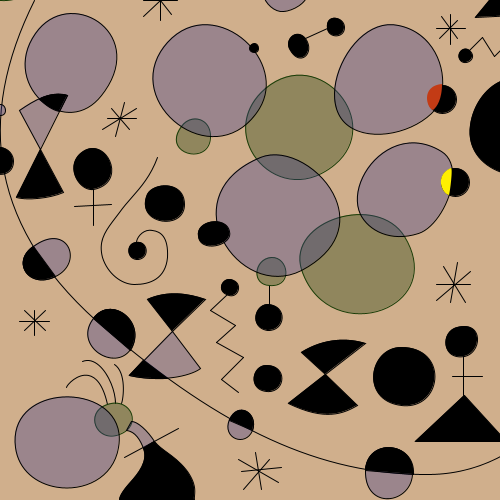
Frame 1 (no input)
Frame 60 (the mouse pressed at the canvas centre just before this capture): identical to frame 1, image omitted
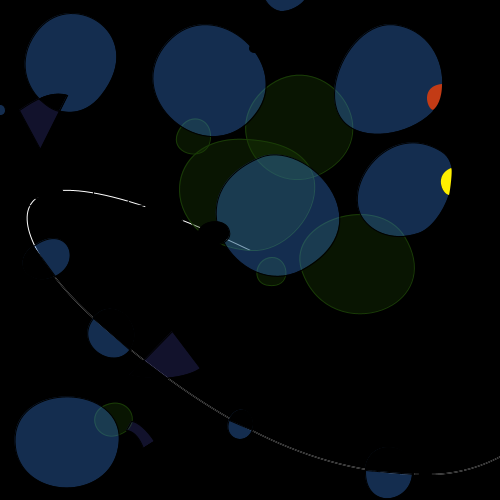
Frame 120 (the mouse held since frame 60 and released just before this capture)

The Processing sketch that drew these frames (run headless with seeded random() and noise(); from frame 60 on, the mouse is pressed at the canvas centre):

// Processing sketch: processing_114479
// ── processing_114479.pde

// Assignment 2: Miro movemove 10/09
// by chen-hsin chang


void setup() {
  size(500, 500);
  background(208, 175, 140);
}

void draw() {
  
if (mousePressed){
background(0);
noFill();
stroke(255);
  beginShape();
  vertex(mouseX, mouseY); // first point
  bezierVertex(-25, 118, -12, 230, 107, 330);
  bezierVertex(221, 427, 319, 475, 429, 474);
  bezierVertex(538, 473, 592, 362, 592, 348);
  endShape();
  
}
else{
background(208, 175, 140);
}
     
  
  // line:stars/cross
  stroke(0);
  line(143, 0, 177, 0);
  line(143, 16, 160, 0);
  line(160, 0, 171, 14);
  line(160, 0, 160, 20);
  line(124, 102, 115, 136);
  line(111, 108, 129, 129);
  line(107, 118, 136, 118);
  line(102, 129, 136, 108);
  line(74-mouseX, 206, 111+mouseX, 204);
  line(93, 189-mouseY, 93, 225+mouseY);
  line(19, 321, 49, 321);
  line(34, 310, 34, 335);
  line(24, 310, 45, 330);
  line(24, 330, 45, 310);
  line(227, 294, 210, 310);
  line(210, 310, 235, 325-mouseX/20);
  line(235, 325-mouseX/20, 216, 342-mouseX/18);
  line(216, 342-mouseX/18, 243, 357-mouseX/15);
  line(243, 357-mouseX/15, 221, 379-mouseX/12);
  line(221, 379-mouseX/12, 238, 392-mouseX/10);
  line(124, 457, 178, 428);
  line(269, 285, 269, 305);
  line(238, 459, 278, 482);
  line(241, 471, 281, 467);
  line(243, 489, 269, 459);
  line(255, 452, 261, 489);
  line(452-mouseX, 376, 482+mouseX, 376);
  line(463, 356-mouseY, 463, 395+mouseY);
  line(443, 266, 465, 302);
  line(436, 284, 470, 284);
  line(436, 300, 470, 271);
  line(457, 262, 450, 302);
  line(469, 50, 482, 37);
  line(482, 37, 494, 56);
  line(494, 56, 500, 50);
  line(441, 16, 457, 38);
  line(436, 28, 465, 28);
  line(439, 38, 457, 20);
  line(450, 14, 450, 44);
  line(305, 38, 327, 28);

  // longest curve
  noFill();
  beginShape();
  vertex(34, 0); // first point
  bezierVertex(-25, 118, -12, 230, 107, 330);
  bezierVertex(221, 427, 319, 475, 429, 474);
  bezierVertex(538, 473, 592, 362, 592, 348);
  endShape();

  // curve
  beginShape();
  vertex(157, 157); // first point
  bezierVertex(147, 184, 131, 195, 119, 212);
  bezierVertex(107, 228, 97, 238, 102, 257);
  bezierVertex(107, 273, 121, 284, 134, 284);
  bezierVertex(150, 284, 165, 278, 167, 257);
  bezierVertex(168, 236, 160, 231, 152, 230);
  bezierVertex(143, 228, 136, 237, 136, 242);
  endShape();

  // three curves
  beginShape();
  vertex(66, 387); // first point
  bezierVertex(67, 382, 96, 354, 107, 404);
  endShape();  

  beginShape();
  vertex(82, 361); // first point
  bezierVertex(99, 354, 115, 384, 115, 403);
  endShape();

  beginShape();
  vertex(114, 364); // first point
  bezierVertex(126, 372, 123, 398, 121, 403);
  endShape();

  //black balls
  fill(0);
  stroke(0);
  beginShape();
  vertex(93, 189); // first point
  bezierVertex(78, 191, 63, 164, 83, 151);
  bezierVertex(106, 136, 128, 182, 93, 189);
  endShape();
  
  float i= mouseX/30;
  beginShape();
  vertex(147, 194+i); // first point
  bezierVertex(153, 182+i, 184, 180+i, 184, 204+i);
  bezierVertex(184, 231+i, 134, 224+i, 147, 194+i);
  endShape();

  float j= mouseX/20;
  beginShape();
  vertex(136, 242+j); // first point
  bezierVertex(147, 240+j, 150, 257+j, 138, 259+j);
  bezierVertex(126, 260+j, 125, 243+j, 136, 242+j);
  endShape();

  beginShape();
  vertex(226, 294+i); // first point
  bezierVertex(215, 289+i, 224, 275+i, 233, 280+i);
  bezierVertex(243, 284+i, 237, 300+i, 226, 294+i);
  endShape();

  beginShape();
  vertex(267, 304); // first point
  bezierVertex(288, 305, 285, 331, 267, 330);
  bezierVertex(249, 327, 254, 305, 267, 304);
  endShape();

  beginShape();
  vertex(266, 365+j); // first point
  bezierVertex(288, 365+j, 285, 393+j, 266, 391+j);
  bezierVertex(247, 389+j, 252, 365+j, 266, 365+j);
  endShape();

  beginShape();
  vertex(401, 347); // first point
  bezierVertex(449, 347, 442, 410, 401, 405);
  bezierVertex(359, 400, 369, 347, 401, 347);
  endShape();

  beginShape();
  vertex(457, 327); // first point
  bezierVertex(483, 320, 482, 352, 464, 356);
  bezierVertex(441, 360, 440, 331, 457, 327);
  endShape();

  beginShape();
  vertex(558, 125); // first point
  bezierVertex(580, 196, 461, 188, 470, 125);
  bezierVertex(476, 80, 533, 47, 558, 125);
  endShape();

  beginShape();
  vertex(469, 50); // first point
  bezierVertex(478, 58, 465, 66, 460, 60);
  bezierVertex(455, 54, 463, 45, 469, 50);
  endShape();

  beginShape();
  vertex(327, 28); // first point
  bezierVertex(325, 13, 344, 16, 344, 27);
  bezierVertex(344, 38, 328, 38, 327, 28);
  endShape();  

  beginShape();
  vertex(305, 38); // first point
  bezierVertex(315, 52, 300, 67, 290, 50);
  bezierVertex(283, 40, 296, 27, 305, 38);
  endShape(); 

  beginShape();
  vertex(13, 161); // first point
  bezierVertex(13, 178, -11, 178, -13, 162);
  bezierVertex(-15, 140, 13, 144, 13, 161);
  endShape();

  //green balls
  fill(25, 60, 6, 90);
  stroke(25, 60, 6);

  ///make green ball the main object moved with mouse
  float oX = 71;
  float oY = 29;
  beginShape();
  vertex(mouseX, mouseY); // first point
  bezierVertex(mouseX-oX-24, mouseY-oY+22, mouseX-oX-22, mouseY-oY-88, mouseX-oX+67, mouseY-oY-82);
  bezierVertex(mouseX-oX+183, mouseY-oY-76, mouseX-oX+128, mouseY-oY+33, mouseX, mouseY);
  endShape(); 



  beginShape();
  vertex(181, 126); // first point
  bezierVertex(190, 113, 210, 117, 210, 136);
  bezierVertex(210, 166, 160, 154, 181, 126);
  endShape(); 

  beginShape();
  vertex(265, 88); // first point
  bezierVertex(322, 40, 395, 134, 321, 173);
  bezierVertex(269, 200, 215, 131, 265, 88);
  endShape();

  beginShape();
  vertex(271, 257); // first point
  bezierVertex(288, 256, 293, 287, 269, 285);
  bezierVertex(250, 284, 254, 258, 271, 257);
  endShape();

  beginShape();
  vertex(301, 269); // first point
  bezierVertex(286, 220, 377, 192, 404, 236);
  bezierVertex(449, 310, 327, 349, 301, 269);
  endShape();

  beginShape();
  vertex(107, 404); // first point
  bezierVertex(130, 396, 143, 425, 119, 434);
  bezierVertex(96, 443, 83, 412, 107, 404);
  endShape();

  //blue balls


  fill(58, 58+mouseX/random(1, 5), 140+mouseX/3, 90);
  stroke(0);
  beginShape();
  vertex(35, 33); // first point
  bezierVertex(69, -16, 150, 33, 101, 95);
  bezierVertex(65, 141, -1, 84, 35, 33);
  endShape();

  beginShape();
  vertex(167, 42); // first point
  bezierVertex(212, -8, 289, 58, 259, 108);
  bezierVertex(215, 179, 115, 100, 167, 42);
  endShape(); 

  beginShape();
  vertex(283, -19); // first point
  bezierVertex(327, -14, 300, 10, 283, 11);
  bezierVertex(266, 13, 247, -22, 283, -19);
  endShape(); 

  beginShape();
  vertex(398, 25); // first point
  bezierVertex(443, 34, 453, 91, 431, 113);
  bezierVertex(408, 135, 364, 142, 344, 122);
  bezierVertex(315, 92, 354, 15, 398, 25);
  endShape(); 

  beginShape();
  vertex(441, 151); // first point
  bezierVertex(467, 167, 443, 225, 418, 233);
  bezierVertex(390, 242, 368, 230, 360, 214);
  bezierVertex(344, 180, 391, 120, 441, 151);
  endShape();

  beginShape();
  vertex(260, 157); // first point
  bezierVertex(306, 138, 388, 224, 301, 270);
  bezierVertex(238, 302, 168, 195, 260, 157);
  endShape();

  beginShape();
  vertex(365, 470); // first point
  bezierVertex(367, 437, 415, 441, 412, 474);
  bezierVertex(410, 504, 364, 510, 365, 470);
  endShape();

  beginShape();
  vertex(252, 430); // first point
  bezierVertex(245, 447, 221, 438, 229, 419);
  bezierVertex(238, 400, 258, 413, 252, 430);
  endShape();

  beginShape();
  vertex(93, 318); // first point
  bezierVertex(111, 294, 147, 322, 130, 349);
  bezierVertex(114, 372, 72, 345, 93, 318);
  endShape();

  beginShape();
  vertex(55, 276); // first point
  bezierVertex(29, 289, 10, 262, 33, 246);
  bezierVertex(67, 221, 84, 262, 55, 276);
  endShape();

  ellipse(0, 110, 11, 11);

  beginShape();
  vertex(15, 447); // first point
  bezierVertex(6, 378, 130, 381, 118, 447);
  bezierVertex(109, 502, 22, 500, 15, 447);
  endShape();

  // colorful black ball
  fill(0);
  stroke(0);

  ellipse(254, 48, 9, 9);
  ellipse(442, 99, 28, 28);
  ellipse(455, 182, 28, 28);

  beginShape();
  vertex(198, 236); // first point
  bezierVertex(195, 220, 226, 215, 229, 231);
  bezierVertex(233, 245, 200, 253, 198, 236);
  endShape();

  // black triangle
  fill(0);
  stroke(0);

  triangle(464, 395, 506, 441, 415, 441);
  triangle(475, 17, 515, 15, 503, -17);

  beginShape();
  vertex(325, 374); // first point
  vertex(301, 352);
  bezierVertex(325, 337, 349, 338, 365, 343);
  vertex(325, 374);
  endShape();

  beginShape();
  vertex(325, 374); // first point
  vertex(357, 405);
  bezierVertex(343, 413, 325, 421, 288, 403);
  vertex(325, 374);
  endShape();

  beginShape();
  vertex(172, 331); // first point
  vertex(147, 299);
  bezierVertex(167, 290, 188, 293, 205, 299);
  vertex(172, 331);
  endShape();

  beginShape();
  vertex(40, 149); // first point
  vertex(63, 192);
  bezierVertex(49, 198, 27, 200, 16, 197);
  vertex(40, 149);
  endShape();

  // blue triangle
  fill(58, 58, 140, 80);
  stroke(0);

  beginShape();
  vertex(40, 149); // first point
  vertex(19, 110);
  bezierVertex(35, 99, 49, 91, 67, 95);
  vertex(40, 149);
  endShape();

  beginShape();
  vertex(172, 331); // first point
  vertex(200, 368);
  bezierVertex(194, 373, 168, 383, 129, 375);
  vertex(172, 331);
  endShape();

  // bottom organic 
  fill(58, 58, 140, 80);
  stroke(0);

  beginShape();
  vertex(131, 421); // first point
  bezierVertex(137, 421, 147, 430, 154, 441);
  vertex(143, 448);
  bezierVertex(140, 440, 135, 431, 126, 430);
  vertex(131, 421);
  endShape();

  fill(0);
  stroke(0);

  beginShape();
  vertex(154, 441); // first point
  bezierVertex(162, 451, 175, 455, 187, 471);
  bezierVertex(198, 487, 193, 494, 194, 500);
  vertex(119, 500);
  bezierVertex(119, 497, 121, 492, 130, 482);
  bezierVertex(138, 473, 148, 461, 143, 448);
  vertex(154, 441);
  endShape();

  // overlay color change
  // blue >black

  fill(0);
  stroke(0);

  beginShape();
  vertex(39, 99);// first point
  bezierVertex(41, 97, 55, 91, 67, 95);
  vertex(59, 111);
  bezierVertex(49, 109, 42, 101, 39, 99);
  endShape();

  beginShape();
  vertex(33, 246); // first point
  bezierVertex(10, 262, 29, 289, 55, 276);
  vertex(33, 246);
  endShape();

  beginShape();
  vertex(93, 318); // first point
  bezierVertex(111, 294, 147, 322, 130, 350);
  vertex(93, 318);
  endShape();

  beginShape();
  vertex(143, 360); // first point
  vertex(129, 375);
  bezierVertex(145, 379, 162, 378, 167, 378);
  vertex(143, 360);
  endShape();


  beginShape();
  vertex(229, 420); // first point
  bezierVertex(238, 400, 258, 413, 252, 430);
  vertex(229, 420);
  endShape();


  beginShape();
  vertex(365, 470); // first point
  bezierVertex(367, 437, 415, 441, 413, 474);
  vertex(365, 470);
  endShape();

  //green >black
  //fill(0);
  //stroke(0);

  //beginShape();
  //vertex(181, 126); // first point
  //bezierVertex(188, 132, 203, 136, 210, 136);
  //bezierVertex(210, 117, 190, 113, 181, 126);
  //endShape();

  //beginShape();
  //vertex(266, 87); // first point
  //bezierVertex(250, 96, 246, 113, 246, 124);
  //bezierVertex(256, 117, 267, 98, 266, 87);
  //endShape();

  //beginShape();
  //vertex(257, 158); // first point
  //bezierVertex(266, 172, 295, 188, 318, 174);
  //bezierVertex(300, 157, 273, 148, 257, 158);
  //endShape();

  //beginShape();
  //vertex(334, 89); // first point
  //bezierVertex(343, 93, 354, 119, 352, 128);
  //bezierVertex(335, 118, 333, 99, 334, 89);
  //endShape();

  //beginShape();
  //vertex(256, 272); // first point
  //bezierVertex(260, 253, 286, 251, 285, 275);
  //bezierVertex(278, 278, 263, 274, 256, 272);
  //endShape();

  //beginShape();
  //vertex(339, 217); // first point
  //bezierVertex(341, 243, 318, 263, 301, 270);
  //bezierVertex(295, 245, 310, 225, 339, 217);
  //endShape();

  //beginShape();
  //vertex(360, 214); // first point
  //bezierVertex(383, 215, 395, 222, 404, 236);
  //bezierVertex(389, 238, 371, 232, 360, 214);
  //endShape();

  //beginShape();
  //vertex(44, 23); // first point
  //bezierVertex(71, 31, 86, 31, 99, 22);
  //bezierVertex(82, 11, 63, 9, 44, 23);
  //endShape();

  //beginShape();
  //vertex(101, 407); // first point
  //bezierVertex(87, 418, 95, 441, 119, 434);
  //bezierVertex(118, 424, 109, 409, 101, 407);
  //endShape();

  //black >red
  fill(195, 59, 21);
  noStroke();

  beginShape();
  vertex(442, 84); // first point
  bezierVertex(420, 86, 427, 109, 433, 110);
  bezierVertex(437, 107, 442, 99, 442, 84);
  endShape();

  //black >yellow
  fill(255, 240, 0);
  noStroke();

  beginShape();
  vertex(451, 168); // first point
  bezierVertex(453, 168, 450, 192, 449, 195);
  bezierVertex(442, 194, 434, 175, 451, 168);
  endShape();


  
  
  
}  
